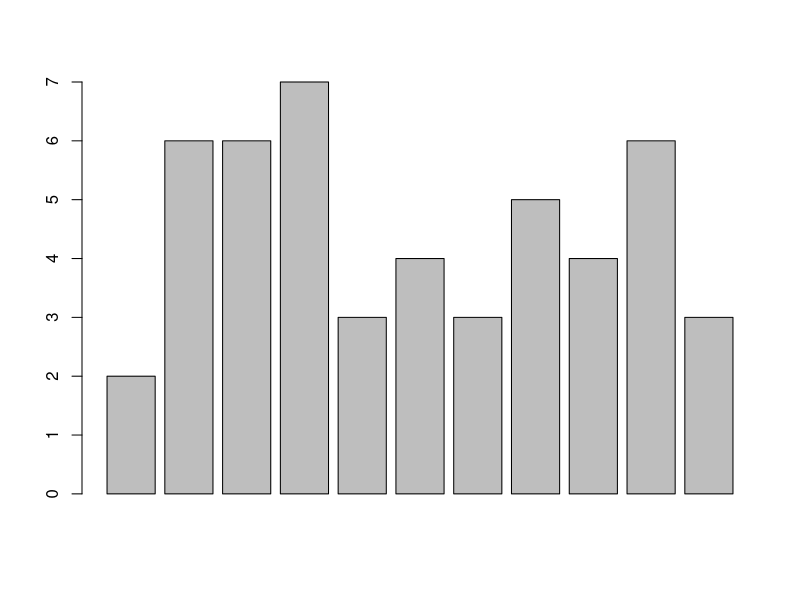

Generate this figure with R:
# Code réalisé par Alexandre-Lebas le 10/09/2021

# Faire un premier tirage 
# Pour simplifier on ne donne pas de nom aux cartes mais on leur donne un numéro entre 1 et 11
tirage = sample(x=1:11,size=20,replace=T)
print(tirage)

mode(tirage)


# Question 1 :

# Utilisation d'une formule mathématique
moyenneObtenirTouteLesCartes = function(n){
    # Fonction qui calcule combien il faut acheter de boîtes en moyenne pour obtenir toutes les cartes.
    # n représente le nombre de cartes qu'il y a obtenir
    # k représente le nombre de cartes que l'on possède 
    k = 1
    somme1k = 0
    moyenne = 0 # Nombre de boite que l'on doit acheter en moyenne
    while (k<=n){
        somme1k = somme1k + (1/k)
        k = k+1
    }
    moyenne = n*somme1k
    # Une fois que l'on possède le nombre moyen de boîtes qu'il faut acheter il faut arrondir par excès.
    # Car la moyenne et un nombre réel et que le nombre de boîtes est entier.
    moyenne = ceiling(moyenne)
    # Renvoie le nombre de boîtes qu'il faut acheter en moyenne
    return(moyenne)
}
moyenneObtenirTouteLesCartes(11)


# Utilisation de la méthode vue en cours

nombreDeTirageNecessairePourAvoirTout = function(nombreDeCartes = 11){
    # Calcule combien de tirage son nécessaire pour obtenir toutes les cartes
    # nombreDeCartes représente le nombre de carte différentes que l'on doit posséder
    tirage = vector() # Représente la carte que l'on tire
    nombreTirages = 0 # Représente le nombre de tirages que l'on a réalisé
    cartes = c() # Cartes que l'on possède
    while (length(cartes)<nombreDeCartes){
        tirage = sample(1:nombreDeCartes,1)
        nombreTirages = nombreTirages+1
        if (!(tirage %in% cartes)){ # Si on ne possède pas encore la carte tirée
            cartes=c(tirage,cartes)
        }
    }
    return (nombreTirages)
}

nombreDeTirageNecessairePourAvoirTout(11)

moyenneDeTiragesPourAvoirTout = function(n,nombreDeCartes = 11){
    # Calcul de la moyenne de tirage que l'on doit réaliser pour avoir toutes les cartes
    # Pour cela on va utiliser n fois la fonction nombreDeTirageNecessairePourAvoirTout(nombreDeCartes)
    somme = 0
    i=1
    while (i<=n){
        somme = somme + nombreDeTirageNecessairePourAvoirTout(nombreDeCartes)
        i=i+1
    }
    # On renvoie la moyenne arrondie  car c'est un nombre réel et que le nombre de boîtes est entier.
    return (ceiling(somme/n))
}
moyenneDeTiragesPourAvoirTout(100)


# Question 2 :

# Définir le nombre de tirages que l'on souhaite réaliser
nombreDeTirage = 50

NTest <- function(N){
    # Fonction qui réalise les N tirages aléatoires de carte 
    tirage = sample(x=1:11,size=N,replace = TRUE)
    # On renvoie les N tirages aléatoires
    return(tirage)
}

# On convertit les N tirages aléatoires en numeric
experience = as.numeric(NTest(nombreDeTirage))
print(experience)

# Question 3 :

# On récupère la date 
Date = Sys.time()
print(Date)

# On crée le frame avec la date et le nombre de tirages
(frame = data.frame(Date,nombreDeTirage))

# Réalisation d'une frame avec la date et l'heure pour chaque tirage
dataframeDateEtTest = function(N){
    # N represente le nombre de tirage que l'on souhaite réalisé
    i=1
    date = rep(Sys.time(),N)
    tirage = rep(0,N)
    while (i<=N){
        tirage[i]=sample(x=1:11,size=1)
        date[i]=Sys.time()
        i=i+1
    }
    (df<- data.frame(date,tirage))
    return(df)
}
frame1 = dataframeDateEtTest(nombreDeTirage)


# Question 4 :

print(frame)

print(frame1)


# Question 5 :

compterValeur = function(tirage){
    # Cette fonction permet de compter combien de fois nous avons chaque carte
    # Utile pour afficher le diagramme en baton
    i=1
    x = rep(0,11)
    while (i<length(tirage)){
        x[tirage[i]] = x[tirage[i]]+1
        i = i+1
    }
    # Renvoyer le vecteur x qui a compté combien de fois nous avons trouvé chaque carte
    return(x)
}

# Afficher le diagramme en bâton plus pratique pour voir combien de fois nous avons chaque carte
barplot(compterValeur(experience))


# Question 6 :

# Installer le package nécessaire pour pouvoir travailler avec les fichiers excels
install.packages("writexl")

# Sauvegarder le frame dans un fichier excel nommé TP1.xlsx
library("writexl")
write_xlsx(frame1, "TP1.xlsx")
